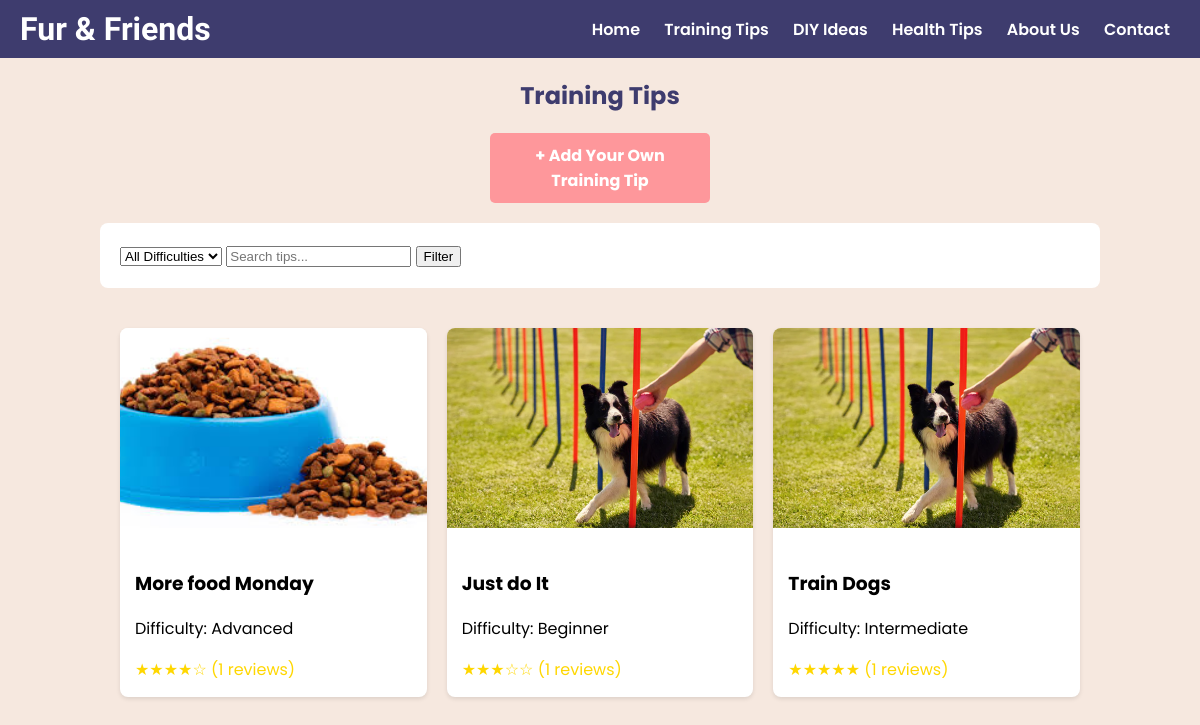
/view/training_tips.php, run on the app's committed database.
### tables this page shows
CREATE TABLE `training_tips` (
  `tip_id` int NOT NULL,
  `title` varchar(255) NOT NULL,
  `description` text NOT NULL,
  `difficulty` varchar(50) NOT NULL,
  `image_path` varchar(255) DEFAULT NULL,
  `status` enum('active','inactive') DEFAULT 'active',
  `created_by` int DEFAULT NULL,
  `created_at` timestamp NULL DEFAULT CURRENT_TIMESTAMP
);

### view/training_tips.php (the view, shortened to what this page needs)
<?php
require_once '../db/db.php';
$search = isset($_GET['search']) ? $conn->real_escape_string($_GET['search']) : '';
$query = "SELECT t.*,
          COALESCE(AVG(c.rating), 0) as avg_rating,
          COUNT(DISTINCT c.comment_id) as comment_count
          FROM training_tips t
          LEFT JOIN training_comments c ON t.tip_id = c.tip_id";
$query .= " GROUP BY t.tip_id ORDER BY t.created_at DESC";
try {
    $result = $conn->query($query);
} catch (Exception $e) {
    error_log("Query error: " . $e->getMessage());
    $_SESSION['error'] = "An error occurred while fetching training tips";
}
?>
<!DOCTYPE html>
<html lang="en">
<head>
    <link href="https://unpkg.com/boxicons@2.1.4/css/boxicons.min.css" rel="stylesheet">
</head>
<body>
    <div class="banner">
        <h1>Fur & Friends</h1>
        <nav>
            <a href="../index.php">Home</a>
            <a href="training_tips.php">Training Tips</a>
            <a href="diy_ideas.php">DIY Ideas</a>
            <a href="health_tips.php">Health Tips</a>
            <a href="about.php">About Us</a>
            <a href="contact.php">Contact</a>
        </nav>
    </div>
    <div class="content-container">
        <h2>Training Tips</h2>
        <a href="add_training_tips.php" class="add-btn">+ Add Your Own Training Tip</a>
        <div class="filters">
            <form action="" method="GET">
                <select name="difficulty">
                    <option value="">All Difficulties</option>
                </select>
                <input type="text" name="search" placeholder="Search tips..." value="<?= htmlspecialchars($search) ?>">
                <button type="submit">Filter</button>
            </form>
        </div>
        <div class="tips-grid">
            <?php while ($tip = $result->fetch_assoc()): ?>
                <a href="training_tip_details.php?id=<?= $tip['tip_id'] ?>">
                    <div class="tip-card">
                        <img src="<?= !empty($tip['image_path']) ?
                            "../" . htmlspecialchars($tip['image_path']) :
                            "../assets/images/placeholder.jpg" ?>"
                            alt="<?= htmlspecialchars($tip['title']) ?>"
                            class="tip-image"
                            onerror="this.src='../assets/images/placeholder.jpg'">
                        <div class="tip-content">
                            <h3><?= htmlspecialchars($tip['title']) ?></h3>
                            <p>Difficulty: <?= htmlspecialchars($tip['difficulty']) ?></p>
                            <div class="rating">
                                <?php
                                $rating = round($tip['avg_rating'] ?? 0);
                                for ($i = 1; $i <= 5; $i++) {
                                    echo $i <= $rating ? '★' : '☆';
                                }
                                ?>
                                (<?= $tip['comment_count'] ?> reviews)
                            </div>
                        </div>
                    </div>
                </a>
            <?php endwhile; ?>
        </div>
    </div>
</body>
</html>

### view/training_tips.php (style rules this page uses)
:root { --dark-blue: #3E3C6E; --pink: #FE979B; --peach: #FEAE97; --light-pink: #F6E8DF; --white: #FFFFFF; }
body { font-family: 'Poppins', sans-serif; margin: 0; background-color: var(--light-pink); }
.banner { background-color: #3e3c6e; color: white; display: flex; justify-content: space-between; align-items: center; padding: 10px 20px; }
.banner h1 { margin: 0; font-family: 'Fredoka One', cursive; }
.banner nav a { color: white; text-decoration: none; margin: 0 10px; font-weight: 600; }
.content-container { margin: 20px auto; max-width: 1000px; }
h2 { text-align: center; color: #3e3c6e; }
.add-btn { display: block; width: 200px; margin: 20px auto; padding: 10px; text-align: center; background-color: #fe979b; color: white; text-decoration: none; border-radius: 5px; font-weight: bold; transition: background-color 0.3s ease; }
.filters { padding: 20px; background: var(--white); margin-bottom: 20px; border-radius: 8px; display: flex; gap: 20px; align-items: center; }
.tips-grid { display: grid; grid-template-columns: repeat(auto-fill, minmax(300px, 1fr)); gap: 20px; padding: 20px; }
.tip-card { background: var(--white); border-radius: 8px; overflow: hidden; box-shadow: 0 2px 4px rgba(0,0,0,0.1); transition: transform 0.3s ease; cursor: pointer; }
.tip-image { width: 100%; height: 200px; object-fit: cover; }
.tip-content { padding: 15px; }
.rating { color: #FFD700; }
a { text-decoration: none; color: inherit; }

### data on the page
training_tips: image_path (picture), title "More food Monday", difficulty "Advanced", comment_count "1"
training_tips: image_path (picture), title "Just do It", difficulty "Beginner", comment_count "1"
training_tips: image_path (picture), title "Train Dogs", difficulty "Intermediate", comment_count "1"
